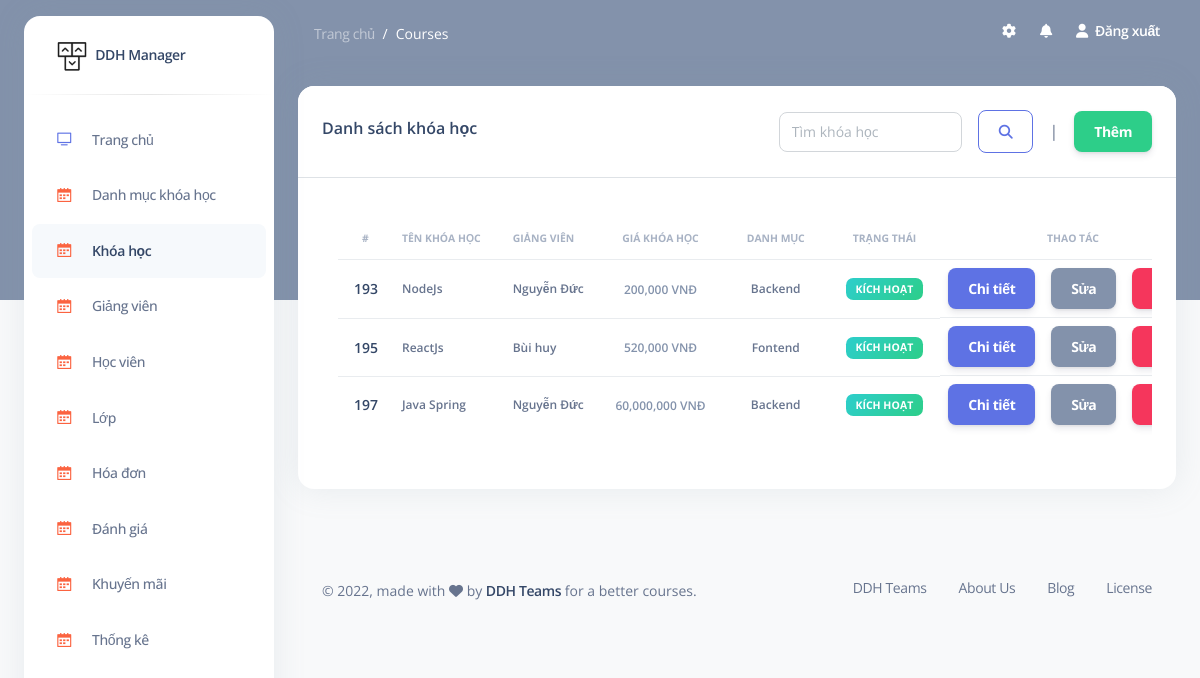
The page /admin/courses (signed in) on the database its author committed.
### tables this page shows
CREATE TABLE `courses` (
                           `id` int NOT NULL,
                           `name_course` varchar(255) DEFAULT NULL,
                           `price_course` int DEFAULT NULL,
                           `image_course` varchar(255) DEFAULT NULL,
                           `status_course` tinyint DEFAULT '1',
                           `description_course` text,
                           `quote` text,
                           `discount` smallint DEFAULT '0',
                           `created_at` timestamp NULL DEFAULT NULL,
                           `updated_at` timestamp NULL DEFAULT NULL,
                           `id_category` int DEFAULT NULL,
                           `id_teacher` int DEFAULT NULL
);

CREATE TABLE `teachers` (
                            `id` int NOT NULL,
                            `name_teacher` varchar(255) DEFAULT NULL,
                            `email_teacher` varchar(255) DEFAULT NULL,
                            `phone_teacher` varchar(255) DEFAULT NULL,
                            `password_teacher` varchar(255) DEFAULT NULL,
                            `image_teacher` varchar(255) DEFAULT NULL,
                            `about_teacher` text,
                            `scope_teacher` text,
                            `role` tinyint DEFAULT '0',
                            `created_at` timestamp NULL DEFAULT NULL,
                            `updated_at` timestamp NULL DEFAULT NULL,
                            `status_teacher` tinyint DEFAULT '0'
);

CREATE TABLE `categories` (
                              `id` int NOT NULL,
                              `name_category` varchar(255) DEFAULT NULL
);

### models/admin/courses.php (called while the page is built, shortened)
<?php
    function courses_read(){
        $sql = "SELECT courses.*,teachers.name_teacher,categories.name_category
            FROM `courses`
            INNER JOIN teachers ON teachers.id = courses.id_teacher
            INNER JOIN categories ON courses.id_category = categories.id
        ";
        return query($sql);
    }
?>

### models/process_db.php (called while the page is built, shortened)
<?php
    function connect(){
        $conn = null;
        try {
            $conn = new PDO("mysql:host=".DB_HOST.";dbname=".DB_NAME."", DB_USER, DB_PASS);
            $conn->setAttribute(PDO::ATTR_ERRMODE, PDO::ERRMODE_EXCEPTION);
        }catch(PDOException $e){
            echo "Connection failed: " . $e->getMessage();
        }
        return $conn;
    }
    function query($sql){
        $sql_args = array_slice(func_get_args(), 1);
        try {
            $stmt = connect()->prepare($sql);
            $stmt->execute($sql_args);
            $rows = $stmt->fetchAll();
            return $rows;
        } catch (PDOException $e) {
            throw $e;
        }
    }
?>

### views/admin/courses/read.php (the view, shortened to what this page needs)
<section class="container-fluid py-4">
    <div class="row">
        <div class="col-12">
            <div class="card mb-4">
                <div class="card-header border-bottom">
                    <div class="d-flex justify-content-between align-items-center">
                        <h6>Danh sách khóa học</h6>
                        <div class="d-flex justify-content-between align-items-center">
                            <form action="<?= COURSES ?>" class="d-flex justify-content-center align-items-center">
                                <input type="search" name="course" class="form-control" placeholder="Tìm khóa học" value="<?= isset($_GET['course']) ? $_GET['course'] : "" ?>">
                                <?php
                                    if(isset($_GET['course'])){
                                        echo '&emsp;<a class="btn btn-outline-primary" href="'.COURSES.'">X</a>';
                                    }else {
                                        echo  '&emsp;<button class="btn btn-outline-primary"><i class="fa-solid fa-magnifying-glass"></i></button>';
                                    }
                                ?>
                            </form>
                            &emsp;|&emsp;
                            <a class="btn btn-success m-0" href="<?= COURSES ?>/create">Thêm</a>
                        </div>
                    </div>
                </div>
                <div class="card-body ">
                    <div class="table-responsive p-3">
                        <table class="table align-items-center " id="examplee">
                            <thead>
                                <tr>
                                    <th class="text-uppercase text-secondary text-xxs font-weight-bolder opacity-7">#</th>
                                    <th class="text-uppercase text-secondary text-xxs font-weight-bolder opacity-7 ps-2">Tên khóa học</th>
                                    <th class="text-uppercase text-secondary text-xxs font-weight-bolder opacity-7 ps-2">Giảng viên</th>
                                    <th class="text-center text-uppercase text-secondary text-xxs font-weight-bolder opacity-7">Giá khóa học</th>
                                    <th class="text-center text-uppercase text-secondary text-xxs font-weight-bolder opacity-7">Danh mục</th>
                                    <th class="text-center text-uppercase text-secondary text-xxs font-weight-bolder opacity-7">Trạng thái</th>
                                    <th class="text-center text-uppercase text-secondary text-xxs font-weight-bolder opacity-7">Thao tác</th>
                                </tr>
                            </thead>
                            <tbody>
                                <?php if(!empty($courses_read)){ ?>
                                    <?php foreach ($courses_read as $keys => $values): ?>
                                    <tr>
                                        <td>
                                            <div class="d-flex px-2 py-1">
                                                <div class="d-flex flex-column justify-content-center">
                                                    <h6 class="mb-0 text-sm"><?= $values['id'] ?></h6>
                                                </div>
                                            </div>
                                        </td>
                                        <td><p class="text-xs font-weight-bold mb-0"><?= $values['name_course'] ?></p></td>
                                        <td><p class="text-xs font-weight-bold mb-0"><?= $values['name_teacher'] ?></p></td>
                                        <td class="align-middle text-center">
                                            <span class="text-secondary text-xs font-weight-bold"><?= number_format($values['price_course'], 0, '', ',') ?> VNĐ</span>
                                        </td>
                                        <td><p class="text-xs font-weight-bold mb-0 text-center"><?= $values['name_category'] ?></p></td>
                                        <td class="align-middle text-center text-sm">
                                            <?=
                                                $values['status_course'] == 0
                                                ? '<span class="badge badge-sm bg-gradient-success">Kích hoạt</span>'
                                                : '<span class="badge badge-sm bg-gradient-warning">Chưa kích hoạt</span>'
                                            ?>
                                        </td>
                                        <td class="align-middle text-center d-flex justify-content-center align-items-center">
                                            <span class="text-secondary text-xs font-weight-bold"><a class="btn btn-primary m-0" href="<?= COURSES ?>/detail/<?= $values['id'] ?>">Chi tiết</a></span>&emsp;
                                            <span class="text-secondary text-xs font-weight-bold"><a class="btn btn-secondary m-0" href="<?= COURSES ?>/update/<?= $values['id'] ?>">Sửa</a></span>&emsp;
                                            <span class="text-secondary text-xs font-weight-bold">
                                                <form action="<?= COURSES ?>/destroy/<?= $values['id'] ?>" method="post">
                                                    <button onclick="return confirm('Bạn muốn xóa khóa học <?= $values['name_course'] ?> ?')" class="btn btn-danger m-0">Xóa</button>
                                                </form>
                                            </span>
                                        </td>
                                    </tr>
                                    <?php endforeach; ?>
                                <?php } ?>
                            </tbody>
                        </table>
                    </div>
                </div>
            </div>
        </div>
    </div>
</section>

### rows shown on the page
courses: id "193", name_course "NodeJs", id_teacher.name_teacher "Nguyễn Đức", price_course "200,000", id_category.name_category "Backend", status_course "KÍCH HOẠT"
courses: id "195", name_course "ReactJs", id_teacher.name_teacher "Bùi huy", price_course "520,000", id_category.name_category "Fontend", status_course "KÍCH HOẠT"
courses: id "197", name_course "Java Spring", id_teacher.name_teacher "Nguyễn Đức", price_course "60,000,000", id_category.name_category "Backend", status_course "KÍCH HOẠT"

### other values the page prints
$_GET['module'] "Courses"
